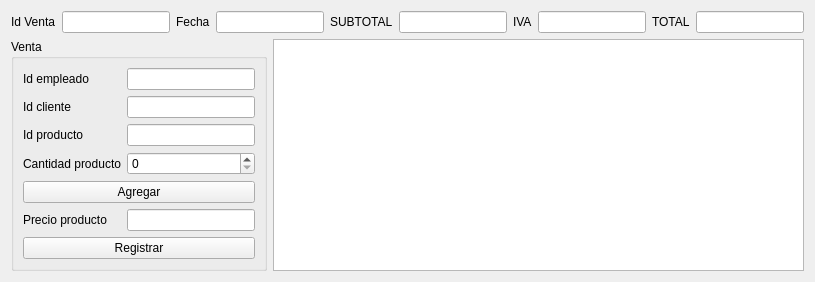
          <widget class="QWidget" name="tab_26">
           <attribute name="title">
            <string>Registrar</string>
           </attribute>
           <layout class="QGridLayout" name="gridLayout_29">
            <item row="0" column="0">
             <widget class="QLabel" name="label_46">
              <property name="text">
               <string>Id Venta</string>
              </property>
             </widget>
            </item>
            <item row="0" column="1">
             <widget class="QLineEdit" name="idventa_vent_reg_lineEdit"/>
            </item>
            <item row="0" column="2">
             <widget class="QLabel" name="label_49">
              <property name="text">
               <string>Fecha</string>
              </property>
             </widget>
            </item>
            <item row="0" column="3" colspan="2">
             <widget class="QLineEdit" name="fecha_vent_reg_lineEdit"/>
            </item>
            <item row="0" column="5">
             <widget class="QLabel" name="label_50">
              <property name="text">
               <string>SUBTOTAL</string>
              </property>
             </widget>
            </item>
            <item row="0" column="6">
             <widget class="QLineEdit" name="subtotal_vent_reg_lineEdit"/>
            </item>
            <item row="0" column="7">
             <widget class="QLabel" name="label_51">
              <property name="text">
               <string>IVA</string>
              </property>
             </widget>
            </item>
            <item row="0" column="8">
             <widget class="QLineEdit" name="iva_vent_reg_lineEdit"/>
            </item>
            <item row="0" column="9">
             <widget class="QLabel" name="label_52">
              <property name="text">
               <string>TOTAL</string>
              </property>
             </widget>
            </item>
            <item row="0" column="10">
             <widget class="QLineEdit" name="total_vent_reg_lineEdit"/>
            </item>
            <item row="1" column="0" colspan="4">
             <widget class="QGroupBox" name="groupBox_9">
              <property name="title">
               <string>Venta</string>
              </property>
              <layout class="QGridLayout" name="gridLayout_23">
               <item row="6" column="1">
                <widget class="QLineEdit" name="idproducto_venta_reg_lineEdit"/>
               </item>
               <item row="3" column="1">
                <widget class="QLineEdit" name="idcliente_venta_reg_lineEdit"/>
               </item>
               <item row="7" column="0">
                <widget class="QLabel" name="label_34">
                 <property name="text">
                  <string>Cantidad producto</string>
                 </property>
                </widget>
               </item>
               <item row="9" column="0">
                <widget class="QLabel" name="label_37">
                 <property name="text">
                  <string>Precio producto</string>
                 </property>
                </widget>
               </item>
               <item row="2" column="0">
                <widget class="QLabel" name="label_35">
                 <property name="text">
                  <string>Id empleado</string>
                 </property>
                </widget>
               </item>
               <item row="10" column="0" colspan="2">
                <widget class="QPushButton" name="venta_registrar_pushButton">
                 <property name="text">
                  <string>Registrar</string>
                 </property>
                </widget>
               </item>
               <item row="3" column="0">
                <widget class="QLabel" name="label_36">
                 <property name="text">
                  <string>Id cliente</string>
                 </property>
                </widget>
               </item>
               <item row="6" column="0">
                <widget class="QLabel" name="label_33">
                 <property name="text">
                  <string>Id producto</string>
                 </property>
                </widget>
               </item>
               <item row="9" column="1">
                <widget class="QLineEdit" name="pago_venta_reg_lineEdit"/>
               </item>
               <item row="7" column="1">
                <widget class="QSpinBox" name="cantidadproducto_venta_reg_spinBox">
                 <property name="maximum">
                  <number>99999</number>
                 </property>
                </widget>
               </item>
               <item row="2" column="1">
                <widget class="QLineEdit" name="idempleado_venta_reg_lineEdit"/>
               </item>
               <item row="8" column="0" colspan="2">
                <widget class="QPushButton" name="venta_agregar_pushButton">
                 <property name="text">
                  <string>Agregar</string>
                 </property>
                </widget>
               </item>
              </layout>
             </widget>
            </item>
            <item row="1" column="4" colspan="7">
             <widget class="QTableWidget" name="tabla_general_most"/>
            </item>
           </layout>
          </widget>
